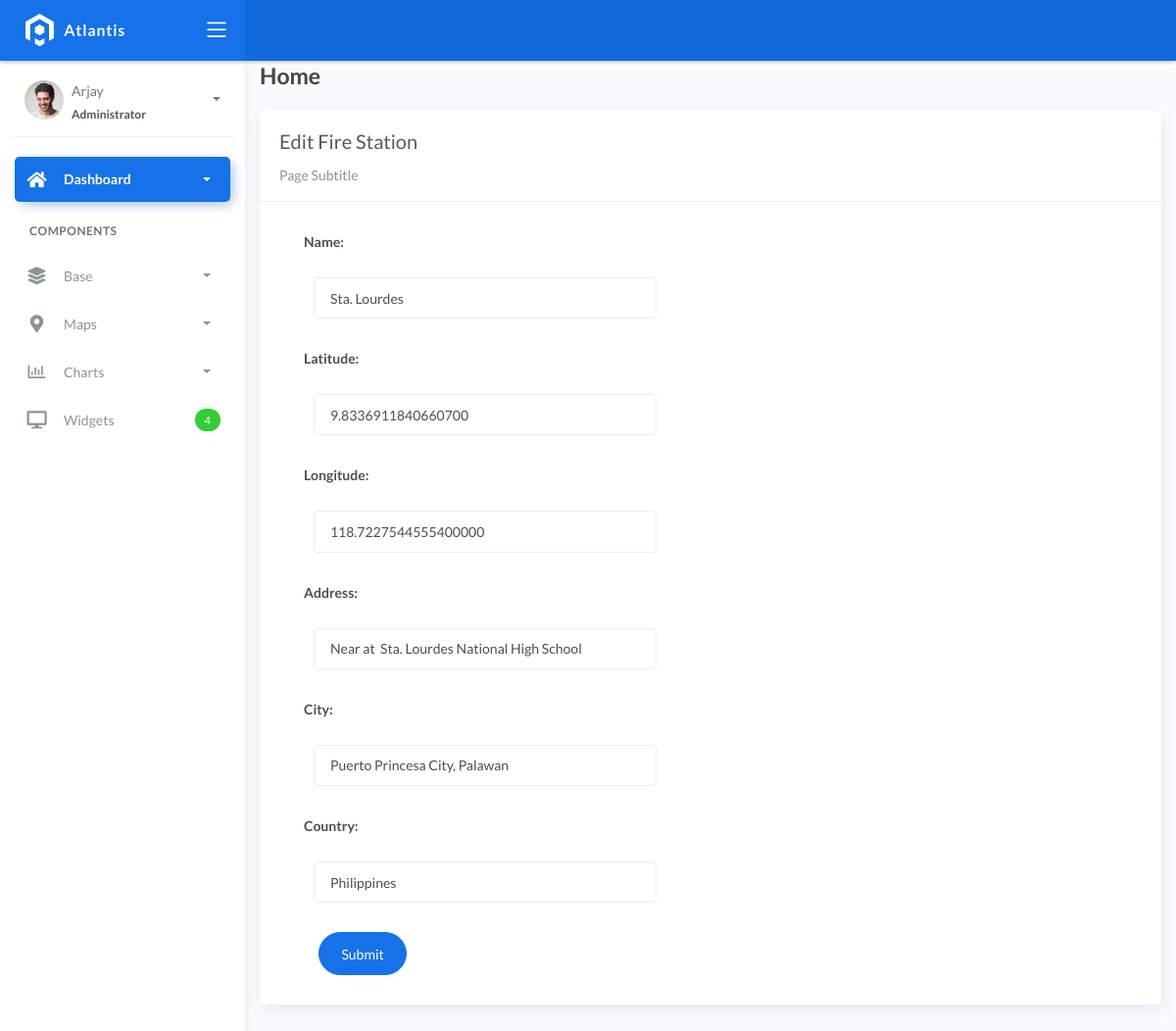
The page /fireStation_list/1 on the database its author committed.
### fire/models.py (models this page shows, shortened)
class BaseModel(models.Model):
    created_at = models.DateTimeField(auto_now_add=True, db_index=True)
    updated_at = models.DateTimeField(auto_now=True)
    class Meta:
        abstract = True

class FireStation(BaseModel):
    name = models.CharField(max_length=150)
    latitude = models.DecimalField(max_digits=22, decimal_places=16, null=True, blank=True)
    longitude = models.DecimalField(max_digits=22, decimal_places=16, null=True, blank=True)
    address = models.CharField(max_length=150)
    city = models.CharField(max_length=150)  # can be in separate table
    country = models.CharField(max_length=150)  # can be in separate table

### fire/views.py (the view, shortened to what this page needs)
# urls.py: path('fireStation_list/<pk>', FireStationUpdateView.as_view(), name='fireStation-update'),
class FireStationUpdateView(UpdateView):
    model = FireStation
    fields = "__all__"
    context_object_name = "fireStation"
    template_name = 'firestation_edit.html'
    success_url = reverse_lazy('fireStation-list')

### templates/firestation_edit.html
{% extends 'base.html' %} {% load static %} {% block content %}
<div class="content">
    <div class="container-fluid">
        <h4 class="page-title">Home</h4>
        <div class="row">
            <div class="col-md-12">
                <div class="card">
                    <div class="card-header">
                        <div class="card-title">Edit Fire Station</div>
                        <div class="card-category">Page Subtitle</div>
                    </div>
                    <div class="col-md-6">
                        <div class="card-body">
                            <form class="" action="" method="post" novalidate>
                                {% csrf_token %} {% include 'includes/form.html' %}
                                <div class="form-group">
                                    <div class="col-md-12 col-sm-3">
                                        <button type="submit" class="btn btn-primary btn-rounded">Submit</button>
                                    </div>
                                </div>
                            </form>
                        </div>
                    </div>
                </div>
            </div>
        </div>
    </div>
</div>
{% endblock %}

### templates/includes/form.html (shortened to what this page needs)
{% load widget_tweaks %}
{% for field in form %}
<div class="field item form-group">
    <label>{{ field.label_tag }}</label>
  <div class="form-group">
    {% render_field field class="form-control" %}
  </div>
</div>
{% endfor %}

### rows shown on the page
FireStation: name "Sta. Lourdes" "9.8336911840660700" "118.7227544555400000" "Near at Sta. Lourdes National High School" "Puerto Princesa City, Palawan" "Philippines"

### other values the page prints
{{ field.label_tag }} "Name:" "Latitude:" "Longitude:" "Address:" "City:" "Country:"
